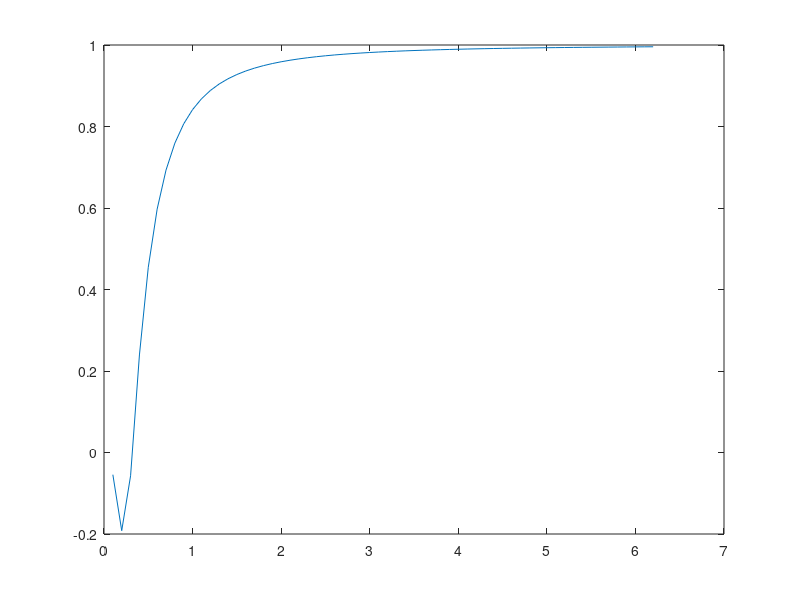

The MATLAB script that drew this image:
clc, clearvars

% EX. 1
hold off

% a)
x =  -pi:0.1:pi
plot(x,sin(x), '-m')
% b)
y = -1:0.1:1
plot(y,exp(y), '-r')
% c)
plot(x,exp(-x.^2), '-b')  %If x is a matrix, you need to use the element-wise multiplication or exponentiation. Note the dot.
% d) 
a = 4*pi:-0.1:0.1
plot(a, sin(a)./a, '-g') % the operation has to be carried out component wise because: sin(a) returns an array which has as elements the sin of each element o fa. and now we want each element of sin(a) to be divided by the value of (a). and then plot, in doing the graf, associates to each point in a, the value of the corresponding value insise sin(a)./a. since the space in which this happens is R^2,and since we are trying to graph a continuous function, then each dot in the graph is joined by a line.
% the operations need to be carried out COMPONENTWISE because each
% operation returns an array of values and in the end i only want one array
% of values to contain the 'results' of the function.
% e)
e = 0.1:0.1:2*pi
plot(e, e.*sin(e.^-1))

% LEARNT:
% - open intervals are computed the same way as closed intervals, but
% the starting point, instad of being A, is A+step  x€(0,1), step 0,1 = x€(
% - the functions need operations to be carried componentwise upon the
% compnent of the inputted vector


% EX. 2
% s = 0.1:0.1:100
% plot(s,sqrt(((100*(1-0.01*s.^2)^2)+0.02*s.^2)/(((1-s.^2).^2)+0.1*s.^2)))

% EX.3
A = magic(3)
detA = det(A)
dot(A(1,:),A(3,:))
A(1,:)*A(3,:)'
cross(A(:,1),A(:,2))

% QUIZ:
% format(style) changes the output display format to the format specified by style. For example, format("shortG") displays numeric values in a compact form with 5 total digits. Numeric formats affect only how numbers appear in the display, not how MATLAB® computes or saves them.
